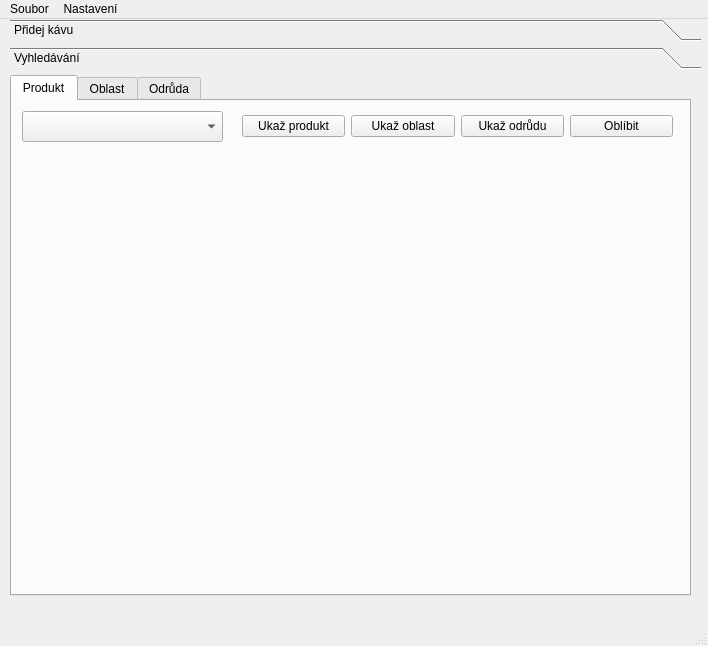
<?xml version="1.0" encoding="UTF-8"?>
<ui version="4.0">
 <class>MainWindow</class>
 <widget class="QMainWindow" name="MainWindow">
  <property name="geometry">
   <rect>
    <x>0</x>
    <y>0</y>
    <width>708</width>
    <height>646</height>
   </rect>
  </property>
  <property name="windowTitle">
   <string>MainWindow</string>
  </property>
  <widget class="QWidget" name="centralwidget">
   <widget class="QToolBox" name="toolBox">
    <property name="geometry">
     <rect>
      <x>10</x>
      <y>0</y>
      <width>691</width>
      <height>591</height>
     </rect>
    </property>
    <property name="focusPolicy">
     <enum>Qt::NoFocus</enum>
    </property>
    <property name="toolTip">
     <string>RFD</string>
    </property>
    <property name="currentIndex">
     <number>1</number>
    </property>
    <widget class="QWidget" name="page">
     <property name="geometry">
      <rect>
       <x>0</x>
       <y>0</y>
       <width>691</width>
       <height>525</height>
      </rect>
     </property>
     <attribute name="label">
      <string>Přidej kávu</string>
     </attribute>
     <widget class="QTextEdit" name="textEdit">
      <property name="geometry">
       <rect>
        <x>120</x>
        <y>400</y>
        <width>191</width>
        <height>91</height>
       </rect>
      </property>
     </widget>
     <widget class="QLabel" name="label_5">
      <property name="geometry">
       <rect>
        <x>10</x>
        <y>430</y>
        <width>68</width>
        <height>19</height>
       </rect>
      </property>
      <property name="text">
       <string>Chuť</string>
      </property>
     </widget>
     <widget class="QLabel" name="label_6">
      <property name="geometry">
       <rect>
        <x>10</x>
        <y>100</y>
        <width>81</width>
        <height>19</height>
       </rect>
      </property>
      <property name="text">
       <string>Zpracování</string>
      </property>
     </widget>
     <widget class="QLabel" name="label_7">
      <property name="geometry">
       <rect>
        <x>10</x>
        <y>350</y>
        <width>68</width>
        <height>19</height>
       </rect>
      </property>
      <property name="text">
       <string>Oblast</string>
      </property>
     </widget>
     <widget class="QLabel" name="label_8">
      <property name="geometry">
       <rect>
        <x>10</x>
        <y>150</y>
        <width>68</width>
        <height>19</height>
       </rect>
      </property>
      <property name="text">
       <string>Intenzita</string>
      </property>
     </widget>
     <widget class="QLabel" name="label_9">
      <property name="geometry">
       <rect>
        <x>10</x>
        <y>200</y>
        <width>68</width>
        <height>19</height>
       </rect>
      </property>
      <property name="text">
       <string>Kyselost</string>
      </property>
     </widget>
     <widget class="QLabel" name="label_10">
      <property name="geometry">
       <rect>
        <x>10</x>
        <y>250</y>
        <width>68</width>
        <height>19</height>
       </rect>
      </property>
      <property name="text">
       <string>Pražení</string>
      </property>
     </widget>
     <widget class="QLabel" name="label_11">
      <property name="geometry">
       <rect>
        <x>10</x>
        <y>300</y>
        <width>68</width>
        <height>19</height>
       </rect>
      </property>
      <property name="text">
       <string>Odrůda</string>
      </property>
     </widget>
     <widget class="QLineEdit" name="lineEdit_2">
      <property name="geometry">
       <rect>
        <x>120</x>
        <y>50</y>
        <width>189</width>
        <height>25</height>
       </rect>
      </property>
     </widget>
     <widget class="QComboBox" name="comboBox_5">
      <property name="geometry">
       <rect>
        <x>120</x>
        <y>100</y>
        <width>189</width>
        <height>25</height>
       </rect>
      </property>
     </widget>
     <widget class="QComboBox" name="comboBox_8">
      <property name="geometry">
       <rect>
        <x>120</x>
        <y>150</y>
        <width>189</width>
        <height>25</height>
       </rect>
      </property>
     </widget>
     <widget class="QComboBox" name="comboBox_9">
      <property name="geometry">
       <rect>
        <x>120</x>
        <y>200</y>
        <width>189</width>
        <height>25</height>
       </rect>
      </property>
     </widget>
     <widget class="QComboBox" name="comboBox_7">
      <property name="geometry">
       <rect>
        <x>120</x>
        <y>250</y>
        <width>189</width>
        <height>25</height>
       </rect>
      </property>
     </widget>
     <widget class="QComboBox" name="comboBox_4">
      <property name="geometry">
       <rect>
        <x>120</x>
        <y>300</y>
        <width>189</width>
        <height>25</height>
       </rect>
      </property>
     </widget>
     <widget class="QComboBox" name="comboBox_6">
      <property name="geometry">
       <rect>
        <x>120</x>
        <y>350</y>
        <width>189</width>
        <height>25</height>
       </rect>
      </property>
     </widget>
     <widget class="QLabel" name="label_12">
      <property name="geometry">
       <rect>
        <x>10</x>
        <y>50</y>
        <width>68</width>
        <height>19</height>
       </rect>
      </property>
      <property name="text">
       <string>Produkt</string>
      </property>
     </widget>
     <widget class="QPushButton" name="pushButton_13">
      <property name="geometry">
       <rect>
        <x>140</x>
        <y>500</y>
        <width>121</width>
        <height>27</height>
       </rect>
      </property>
      <property name="text">
       <string>Přidat produkt</string>
      </property>
     </widget>
     <widget class="QLineEdit" name="lineEdit_3">
      <property name="geometry">
       <rect>
        <x>470</x>
        <y>50</y>
        <width>189</width>
        <height>25</height>
       </rect>
      </property>
     </widget>
     <widget class="QLineEdit" name="lineEdit_4">
      <property name="geometry">
       <rect>
        <x>470</x>
        <y>100</y>
        <width>81</width>
        <height>25</height>
       </rect>
      </property>
     </widget>
     <widget class="QLineEdit" name="lineEdit_5">
      <property name="geometry">
       <rect>
        <x>580</x>
        <y>100</y>
        <width>81</width>
        <height>25</height>
       </rect>
      </property>
     </widget>
     <widget class="QComboBox" name="comboBox_10">
      <property name="geometry">
       <rect>
        <x>470</x>
        <y>150</y>
        <width>189</width>
        <height>25</height>
       </rect>
      </property>
     </widget>
     <widget class="QComboBox" name="comboBox_11">
      <property name="geometry">
       <rect>
        <x>470</x>
        <y>200</y>
        <width>189</width>
        <height>25</height>
       </rect>
      </property>
     </widget>
     <widget class="QLineEdit" name="lineEdit_6">
      <property name="geometry">
       <rect>
        <x>470</x>
        <y>280</y>
        <width>189</width>
        <height>25</height>
       </rect>
      </property>
     </widget>
     <widget class="QTextEdit" name="textEdit_2">
      <property name="geometry">
       <rect>
        <x>470</x>
        <y>310</y>
        <width>191</width>
        <height>41</height>
       </rect>
      </property>
     </widget>
     <widget class="QTextEdit" name="textEdit_3">
      <property name="geometry">
       <rect>
        <x>470</x>
        <y>360</y>
        <width>191</width>
        <height>41</height>
       </rect>
      </property>
     </widget>
     <widget class="QLineEdit" name="lineEdit">
      <property name="geometry">
       <rect>
        <x>470</x>
        <y>410</y>
        <width>191</width>
        <height>25</height>
       </rect>
      </property>
     </widget>
     <widget class="QLineEdit" name="lineEdit_7">
      <property name="geometry">
       <rect>
        <x>470</x>
        <y>440</y>
        <width>191</width>
        <height>25</height>
       </rect>
      </property>
     </widget>
     <widget class="QComboBox" name="comboBox_12">
      <property name="geometry">
       <rect>
        <x>470</x>
        <y>470</y>
        <width>191</width>
        <height>25</height>
       </rect>
      </property>
     </widget>
     <widget class="QPushButton" name="pushButton_14">
      <property name="geometry">
       <rect>
        <x>500</x>
        <y>240</y>
        <width>121</width>
        <height>27</height>
       </rect>
      </property>
      <property name="text">
       <string>Přidat oblast</string>
      </property>
     </widget>
     <widget class="QPushButton" name="pushButton_15">
      <property name="geometry">
       <rect>
        <x>500</x>
        <y>500</y>
        <width>121</width>
        <height>27</height>
       </rect>
      </property>
      <property name="text">
       <string>Přidat odrůdu</string>
      </property>
     </widget>
     <widget class="QLabel" name="label_13">
      <property name="geometry">
       <rect>
        <x>380</x>
        <y>50</y>
        <width>68</width>
        <height>19</height>
       </rect>
      </property>
      <property name="text">
       <string>Oblast</string>
      </property>
     </widget>
     <widget class="QLabel" name="label_14">
      <property name="geometry">
       <rect>
        <x>380</x>
        <y>280</y>
        <width>68</width>
        <height>19</height>
       </rect>
      </property>
      <property name="text">
       <string>Odrůda</string>
      </property>
     </widget>
     <widget class="QLabel" name="label_15">
      <property name="geometry">
       <rect>
        <x>380</x>
        <y>370</y>
        <width>68</width>
        <height>19</height>
       </rect>
      </property>
      <property name="text">
       <string>Chuť</string>
      </property>
     </widget>
     <widget class="QLabel" name="label_16">
      <property name="geometry">
       <rect>
        <x>380</x>
        <y>90</y>
        <width>91</width>
        <height>20</height>
       </rect>
      </property>
      <property name="text">
       <string>Nadmořská</string>
      </property>
     </widget>
     <widget class="QLabel" name="label_17">
      <property name="geometry">
       <rect>
        <x>380</x>
        <y>110</y>
        <width>68</width>
        <height>19</height>
       </rect>
      </property>
      <property name="text">
       <string>výška</string>
      </property>
     </widget>
     <widget class="QLabel" name="label_18">
      <property name="geometry">
       <rect>
        <x>380</x>
        <y>140</y>
        <width>81</width>
        <height>19</height>
       </rect>
      </property>
      <property name="text">
       <string>Klimatický</string>
      </property>
     </widget>
     <widget class="QLabel" name="label_19">
      <property name="geometry">
       <rect>
        <x>380</x>
        <y>160</y>
        <width>68</width>
        <height>19</height>
       </rect>
      </property>
      <property name="text">
       <string>pás</string>
      </property>
     </widget>
     <widget class="QLabel" name="label_20">
      <property name="geometry">
       <rect>
        <x>380</x>
        <y>200</y>
        <width>68</width>
        <height>19</height>
       </rect>
      </property>
      <property name="text">
       <string>Země</string>
      </property>
     </widget>
     <widget class="QLabel" name="label_21">
      <property name="geometry">
       <rect>
        <x>380</x>
        <y>320</y>
        <width>68</width>
        <height>19</height>
       </rect>
      </property>
      <property name="text">
       <string>Popis</string>
      </property>
     </widget>
     <widget class="QLabel" name="label_22">
      <property name="geometry">
       <rect>
        <x>380</x>
        <y>410</y>
        <width>68</width>
        <height>19</height>
       </rect>
      </property>
      <property name="text">
       <string>Vznik</string>
      </property>
     </widget>
     <widget class="QLabel" name="label_23">
      <property name="geometry">
       <rect>
        <x>380</x>
        <y>440</y>
        <width>68</width>
        <height>19</height>
       </rect>
      </property>
      <property name="text">
       <string>Region</string>
      </property>
     </widget>
     <widget class="QLabel" name="label_24">
      <property name="geometry">
       <rect>
        <x>380</x>
        <y>470</y>
        <width>68</width>
        <height>19</height>
       </rect>
      </property>
      <property name="text">
       <string>Vznik</string>
      </property>
     </widget>
    </widget>
    <widget class="QWidget" name="page_2">
     <property name="geometry">
      <rect>
       <x>0</x>
       <y>0</y>
       <width>691</width>
       <height>525</height>
      </rect>
     </property>
     <attribute name="label">
      <string>Vyhledávání</string>
     </attribute>
     <widget class="QTabWidget" name="tabWidget">
      <property name="enabled">
       <bool>true</bool>
      </property>
      <property name="geometry">
       <rect>
        <x>0</x>
        <y>0</y>
        <width>681</width>
        <height>521</height>
       </rect>
      </property>
      <property name="cursor">
       <cursorShape>PointingHandCursor</cursorShape>
      </property>
      <property name="currentIndex">
       <number>0</number>
      </property>
      <widget class="QWidget" name="tab">
       <attribute name="title">
        <string>Produkt</string>
       </attribute>
       <widget class="QComboBox" name="comboBox">
        <property name="geometry">
         <rect>
          <x>10</x>
          <y>10</y>
          <width>201</width>
          <height>31</height>
         </rect>
        </property>
       </widget>
       <widget class="QWidget" name="horizontalLayoutWidget_5">
        <property name="geometry">
         <rect>
          <x>230</x>
          <y>10</y>
          <width>431</width>
          <height>31</height>
         </rect>
        </property>
        <layout class="QHBoxLayout" name="horizontalLayout_5">
         <item>
          <widget class="QPushButton" name="show_product">
           <property name="text">
            <string>Ukaž produkt</string>
           </property>
          </widget>
         </item>
         <item>
          <widget class="QPushButton" name="show_place">
           <property name="text">
            <string>Ukaž oblast</string>
           </property>
          </widget>
         </item>
         <item>
          <widget class="QPushButton" name="show_variety">
           <property name="text">
            <string>Ukaž odrůdu</string>
           </property>
          </widget>
         </item>
         <item>
          <widget class="QPushButton" name="make_favorite">
           <property name="text">
            <string>Oblíbit</string>
           </property>
          </widget>
         </item>
        </layout>
       </widget>
      </widget>
      <widget class="QWidget" name="tab_2">
       <attribute name="title">
        <string>Oblast</string>
       </attribute>
       <widget class="QComboBox" name="comboBox_2">
        <property name="geometry">
         <rect>
          <x>10</x>
          <y>10</y>
          <width>201</width>
          <height>31</height>
         </rect>
        </property>
       </widget>
       <widget class="QWidget" name="horizontalLayoutWidget">
        <property name="geometry">
         <rect>
          <x>0</x>
          <y>90</y>
          <width>671</width>
          <height>391</height>
         </rect>
        </property>
        <layout class="QHBoxLayout" name="horizontalLayout">
         <item>
          <widget class="QTableView" name="tableView_2"/>
         </item>
         <item>
          <widget class="QTableView" name="tableView_3"/>
         </item>
        </layout>
       </widget>
       <widget class="QLabel" name="label">
        <property name="geometry">
         <rect>
          <x>130</x>
          <y>60</y>
          <width>68</width>
          <height>19</height>
         </rect>
        </property>
        <property name="text">
         <string>Odrůda</string>
        </property>
       </widget>
       <widget class="QLabel" name="label_2">
        <property name="geometry">
         <rect>
          <x>480</x>
          <y>60</y>
          <width>68</width>
          <height>20</height>
         </rect>
        </property>
        <property name="text">
         <string>Produkt</string>
        </property>
       </widget>
       <widget class="QWidget" name="horizontalLayoutWidget_4">
        <property name="geometry">
         <rect>
          <x>230</x>
          <y>10</y>
          <width>431</width>
          <height>31</height>
         </rect>
        </property>
        <layout class="QHBoxLayout" name="horizontalLayout_4">
         <item>
          <widget class="QPushButton" name="pushButton_4">
           <property name="text">
            <string>Ukaž produkt</string>
           </property>
          </widget>
         </item>
         <item>
          <widget class="QPushButton" name="pushButton_5">
           <property name="text">
            <string>Ukaž oblast</string>
           </property>
          </widget>
         </item>
         <item>
          <widget class="QPushButton" name="pushButton_6">
           <property name="text">
            <string>Ukaž odrůdu</string>
           </property>
          </widget>
         </item>
         <item>
          <widget class="QPushButton" name="pushButton_10">
           <property name="text">
            <string>Oblíbit</string>
           </property>
          </widget>
         </item>
        </layout>
       </widget>
      </widget>
      <widget class="QWidget" name="tab_3">
       <attribute name="title">
        <string>Odrůda</string>
       </attribute>
       <widget class="QComboBox" name="comboBox_3">
        <property name="geometry">
         <rect>
          <x>10</x>
          <y>10</y>
          <width>201</width>
          <height>31</height>
         </rect>
        </property>
       </widget>
       <widget class="QWidget" name="horizontalLayoutWidget_2">
        <property name="geometry">
         <rect>
          <x>0</x>
          <y>90</y>
          <width>671</width>
          <height>391</height>
         </rect>
        </property>
        <layout class="QHBoxLayout" name="horizontalLayout_2">
         <item>
          <widget class="QTableView" name="tableView_4"/>
         </item>
         <item>
          <widget class="QTableView" name="tableView_5"/>
         </item>
        </layout>
       </widget>
       <widget class="QLabel" name="label_3">
        <property name="geometry">
         <rect>
          <x>480</x>
          <y>60</y>
          <width>68</width>
          <height>20</height>
         </rect>
        </property>
        <property name="text">
         <string>Produkt</string>
        </property>
       </widget>
       <widget class="QLabel" name="label_4">
        <property name="geometry">
         <rect>
          <x>130</x>
          <y>60</y>
          <width>68</width>
          <height>19</height>
         </rect>
        </property>
        <property name="text">
         <string>Oblast</string>
        </property>
       </widget>
       <widget class="QWidget" name="horizontalLayoutWidget_3">
        <property name="geometry">
         <rect>
          <x>230</x>
          <y>10</y>
          <width>431</width>
          <height>31</height>
         </rect>
        </property>
        <layout class="QHBoxLayout" name="horizontalLayout_3">
         <item>
          <widget class="QPushButton" name="pushButton_3">
           <property name="text">
            <string>Ukaž produkt</string>
           </property>
          </widget>
         </item>
         <item>
          <widget class="QPushButton" name="pushButton_2">
           <property name="text">
            <string>Ukaž oblast</string>
           </property>
          </widget>
         </item>
         <item>
          <widget class="QPushButton" name="pushButton">
           <property name="text">
            <string>Ukaž odrůdu</string>
           </property>
          </widget>
         </item>
         <item>
          <widget class="QPushButton" name="pushButton_11">
           <property name="text">
            <string>Oblíbit</string>
           </property>
          </widget>
         </item>
        </layout>
       </widget>
      </widget>
     </widget>
    </widget>
   </widget>
  </widget>
  <widget class="QMenuBar" name="menubar">
   <property name="geometry">
    <rect>
     <x>0</x>
     <y>0</y>
     <width>708</width>
     <height>26</height>
    </rect>
   </property>
   <widget class="QMenu" name="menuEditace">
    <property name="title">
     <string>Soubor</string>
    </property>
    <addaction name="close_all"/>
    <addaction name="actionTisk"/>
    <addaction name="open_favorite"/>
   </widget>
   <widget class="QMenu" name="menuNastaven">
    <property name="title">
     <string>Nastavení</string>
    </property>
    <addaction name="actionDeprese"/>
    <addaction name="actionKr_sn_den"/>
    <addaction name="actionNuda"/>
   </widget>
   <addaction name="menuEditace"/>
   <addaction name="menuNastaven"/>
  </widget>
  <widget class="QStatusBar" name="statusbar"/>
  <action name="close_all">
   <property name="text">
    <string>Konec</string>
   </property>
  </action>
  <action name="actionDeprese">
   <property name="text">
    <string>Deprese</string>
   </property>
  </action>
  <action name="actionKr_sn_den">
   <property name="text">
    <string>Krásný den</string>
   </property>
  </action>
  <action name="actionNuda">
   <property name="text">
    <string>Nuda</string>
   </property>
  </action>
  <action name="actionTisk">
   <property name="text">
    <string>Tisk</string>
   </property>
  </action>
  <action name="open_favorite">
   <property name="text">
    <string>Oblíbené</string>
   </property>
  </action>
 </widget>
 <resources/>
 <connections/>
</ui>
